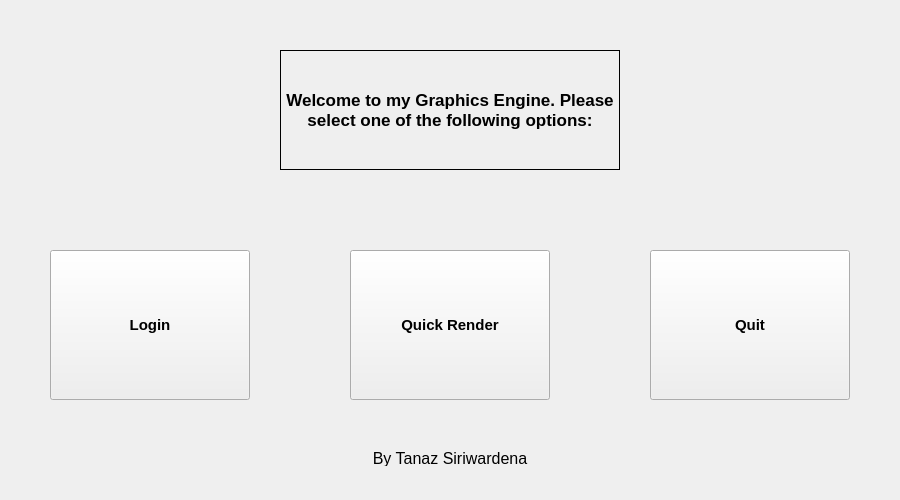
<?xml version="1.0" encoding="UTF-8"?>
<ui version="4.0">
 <class>WelcomePage</class>
 <widget class="QWidget" name="WelcomePage">
  <property name="geometry">
   <rect>
    <x>0</x>
    <y>0</y>
    <width>900</width>
    <height>500</height>
   </rect>
  </property>
  <property name="windowTitle">
   <string>My Coursework</string>
  </property>
  <widget class="QLabel" name="label">
   <property name="geometry">
    <rect>
     <x>280</x>
     <y>50</y>
     <width>340</width>
     <height>120</height>
    </rect>
   </property>
   <property name="font">
    <font>
     <family>Microsoft Sans Serif</family>
     <pointsize>13</pointsize>
     <italic>false</italic>
     <bold>true</bold>
    </font>
   </property>
   <property name="layoutDirection">
    <enum>Qt::LeftToRight</enum>
   </property>
   <property name="frameShape">
    <enum>QFrame::Box</enum>
   </property>
   <property name="frameShadow">
    <enum>QFrame::Plain</enum>
   </property>
   <property name="lineWidth">
    <number>1</number>
   </property>
   <property name="text">
    <string>Welcome to my Graphics Engine. Please select one of the following options:</string>
   </property>
   <property name="alignment">
    <set>Qt::AlignCenter</set>
   </property>
   <property name="wordWrap">
    <bool>true</bool>
   </property>
  </widget>
  <widget class="QPushButton" name="loginButton">
   <property name="geometry">
    <rect>
     <x>50</x>
     <y>250</y>
     <width>200</width>
     <height>150</height>
    </rect>
   </property>
   <property name="font">
    <font>
     <family>Microsoft Sans Serif</family>
     <pointsize>11</pointsize>
     <bold>true</bold>
    </font>
   </property>
   <property name="text">
    <string>Login</string>
   </property>
  </widget>
  <widget class="QPushButton" name="renderButton">
   <property name="geometry">
    <rect>
     <x>350</x>
     <y>250</y>
     <width>200</width>
     <height>150</height>
    </rect>
   </property>
   <property name="font">
    <font>
     <family>Microsoft Sans Serif</family>
     <pointsize>11</pointsize>
     <bold>true</bold>
    </font>
   </property>
   <property name="text">
    <string>Quick Render</string>
   </property>
  </widget>
  <widget class="QPushButton" name="quitButton">
   <property name="geometry">
    <rect>
     <x>650</x>
     <y>250</y>
     <width>200</width>
     <height>150</height>
    </rect>
   </property>
   <property name="font">
    <font>
     <family>Microsoft Sans Serif</family>
     <pointsize>11</pointsize>
     <bold>true</bold>
    </font>
   </property>
   <property name="text">
    <string>Quit</string>
   </property>
  </widget>
  <widget class="QLabel" name="label_2">
   <property name="geometry">
    <rect>
     <x>350</x>
     <y>450</y>
     <width>200</width>
     <height>16</height>
    </rect>
   </property>
   <property name="font">
    <font>
     <family>Microsoft Sans Serif</family>
     <pointsize>12</pointsize>
     <italic>false</italic>
     <bold>false</bold>
    </font>
   </property>
   <property name="text">
    <string>By Tanaz Siriwardena</string>
   </property>
   <property name="alignment">
    <set>Qt::AlignCenter</set>
   </property>
  </widget>
 </widget>
 <resources/>
 <connections/>
</ui>
